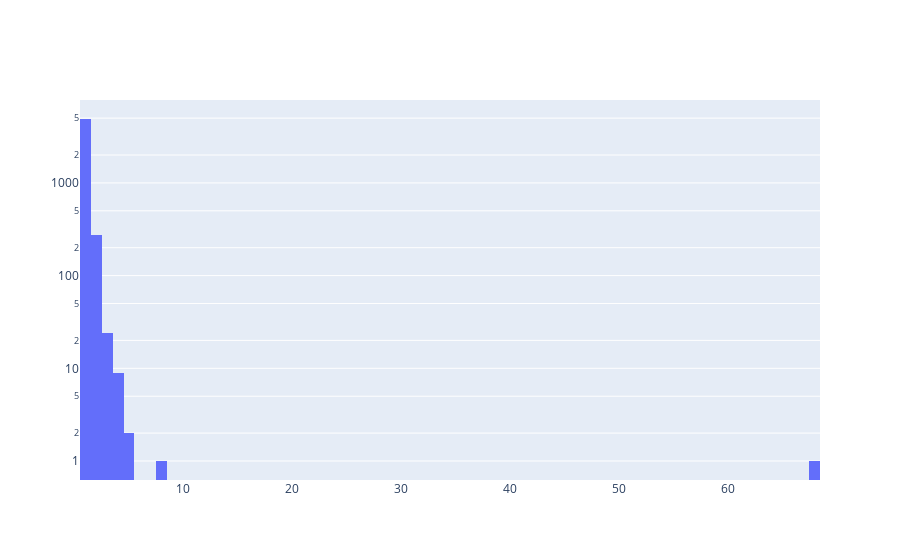

This figure's notebook cell:
### Code cell
fullbas[['userid', 'orgid']]
simplebas['userid']

res = pd.merge(simplebas, fullbas, left_on='userid', right_on='userid', how="outer")

hist = res[['userid', 'orgid']].drop_duplicates().dropna().groupby('userid').size().reset_index(name='count')

figure = go.Figure(data =[ go.Histogram(x=hist['count'].values)])
figure.update_yaxes(type='log')
figure.show()

hist[hist['count']>10]

### Figure 1 — Plotly figure (JSON) as saved in the notebook; plotly's stock layout.template omitted (floating-point values rounded to 4 significant figures; data arrays with more than 128 entries replaced by an {"elided": "..."} marker saying what was removed)
{"data": [{"type": "histogram", "x": {"elided": "5201 int values"}}], "layout": {"yaxis": {"type": "log"}}}
